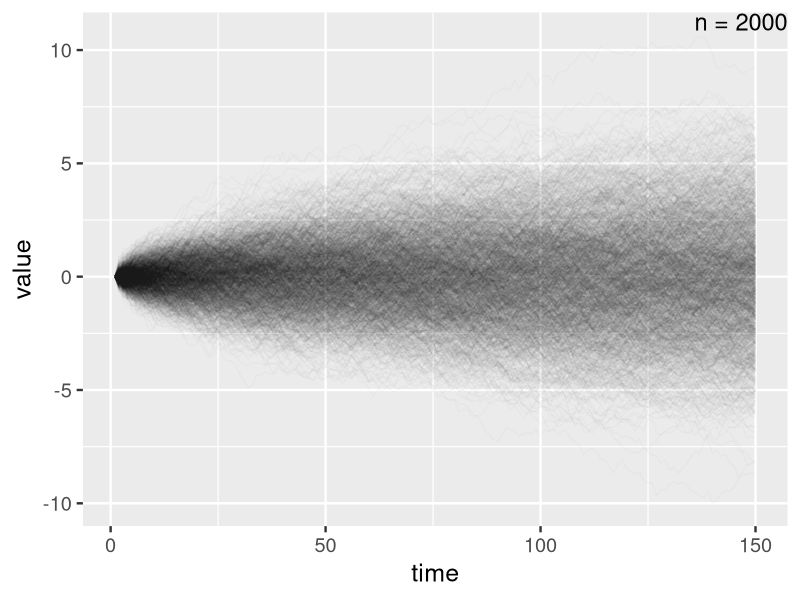
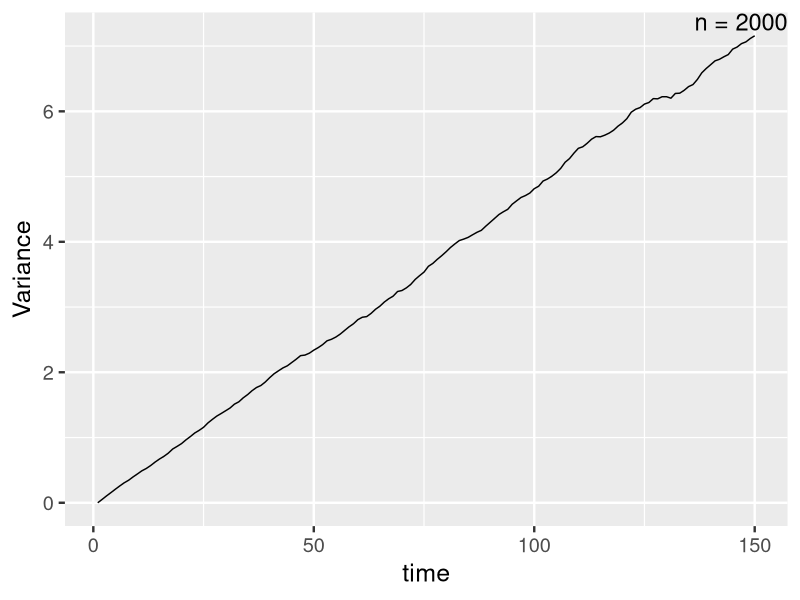

Generate these figures, in order, with R:
library("ggplot2")
library("reshape")

pdf("brownian_motion.pdf")

sim_bm <- function(size, sigma=1)
{
    y <- rnorm(size-1, 0.0, sqrt(sigma))
    #y[0] = 0.0
    #x = y

    #for (i in 1:size)
    #{
    #    #x[i] <- 1/sqrt(size) * sum(y[1:i]*sqrt(i))
    #    x[i] <- sum(y[1:i])
    #}
    x <- c(0.0, cumsum(y))
    
    return(x)
}

N <- 2000
T <- 150
#f = data.frame(bm1=double(), bm2=double(), bm3=double(), bm4=double(), bm5=double())
df = data.frame(time=1:T, row.names=1:T)

for (i in 1:N)
{
    x <- data.frame( value=sim_bm(T, 0.05), row.names=1:T)
    #plot(x, type="l", xlab="Time", ylab="Value")
    df <- cbind( df, x )
}

#print(dim(df))
#print(dimnames(df))
#dimnames(df)[[2]] <- list("time", "bm1", "bm2", "bm3", "bm4", "bm5")

bmlist <- vapply(1:N, function(n) paste("bm", as.character(n), sep=""), character(1))

dimnames(df)[[2]] <- c("time", bmlist)

#print(dimnames(df)[[2]])
#print(bmlist)
#print(df[bmlist])

df$var = apply( df[bmlist], 1, var )



#print(df)

theme_set(theme_gray(base_size=18))

df2 <- data.frame( melt( df, id.vars=c("time"), measure.vars=bmlist ) )
#print(df2)
p <- ggplot( data=df2, aes(x=time, y=value, colour=variable) ) +
    scale_colour_grey(start=0.0, end=0.0) +
    geom_line(alpha=0.02) +
    annotate( "text", x=Inf,  y=Inf, label=sprintf("n = %d", N), hjust=1, vjust=1, size=6 ) +
    guides(colour=FALSE); p

p <- ggplot( data=df, aes(x=time, y=var) ) +
    labs(y="Variance") +
    geom_line() +
    annotate( "text", x=Inf,  y=Inf, label=sprintf("n = %d", N), hjust=1, vjust=1, size=6 ) +
    guides(colour=FALSE); p


dev.off()
